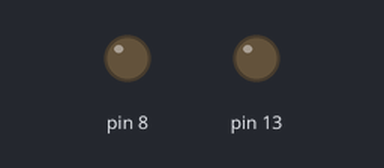
Bench run of a sketch on a simulated Arduino Uno, built with avr-gcc and run on an emulated ATmega328P. Parts: output pins drawn as LEDs (lit = HIGH).

Above: at 0.6 s.
At 2.0 s:
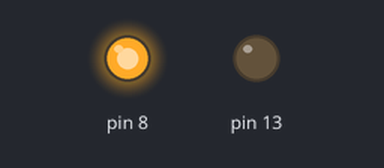
Timing chart, 0 to 5.2 s (numbered marks = the images above):
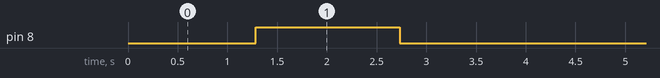

The sketch:

brushed.ino
```cpp
int i = 0;
int dir = 1;
void setup() {
  // put your setup code here, to run once:
  pinMode(8, OUTPUT);
  pinMode(13, OUTPUT);

  digitalWrite(13, LOW);

  Serial.begin(9600);
}

void loop() {
  // put your main code here, to run repeatedly:
  //int val = analogRead(A7);
  //Serial.println(val);

  analogWrite(8, i);
  i += dir;
  if (i == 0 || i == 200)
    dir = -dir;
  delay(10);
}
```

Measured:
- by itself, pin 8: alternates HIGH for 1.5 s and LOW for 2.6 s
